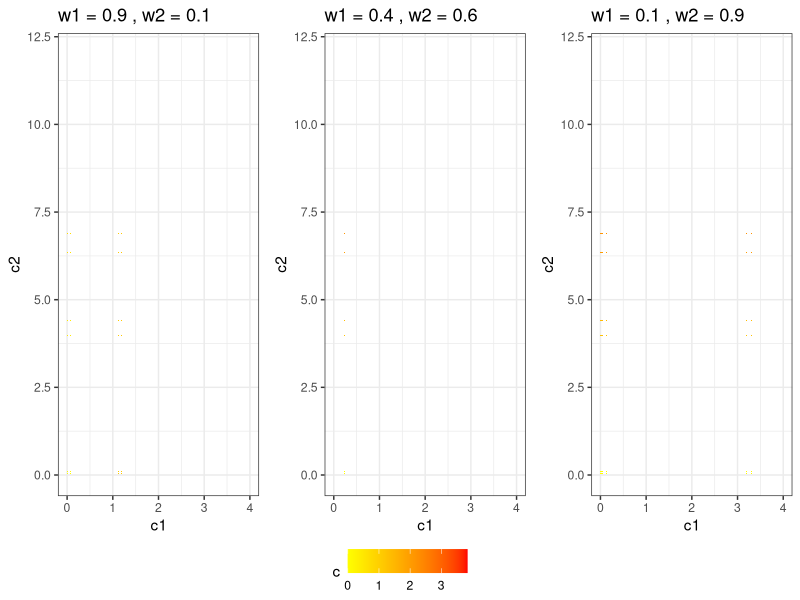

Write R code to recreate this figure.
library(ggplot2)
library(ggpubr)


x = seq(0,3,length.out = 100)

fun2 = function(x) 3 * (x - 2)^2
fun1 = function(x) (x - 1)^2

tscheb = function(y1, y2, w1, w2, rho = 0.05) {
  max(y1*w1, y2*w2) + rho*(y1*w1 + y2*w2)
}

plotSpace = function(w1, w2) {


y1 = fun1(x)
y2 = fun2(x)

x = expand.grid(y1=y1, y2 = y2)


 x$c = mapply(tscheb, y1 = x$y1, y2 = x$y2, MoreArgs = list(w1 = w1, w2 = w2))
  ggplot(x, aes(x = y1, y = y2, fill = c, z = c)) + geom_tile() + geom_contour() + theme(legend.position = "None") + scale_fill_gradientn(colours=c("yellow","red")) + theme_bw() + xlab("c1") + ylab("c2") + ggtitle(paste("w1 =", w1, ", w2 =", w2))
}

p = ggarrange(plotSpace(0.9,0.1), plotSpace(0.4,0.6), plotSpace(0.1,0.9), common.legend = TRUE, legend = "bottom", nrow = 1)
